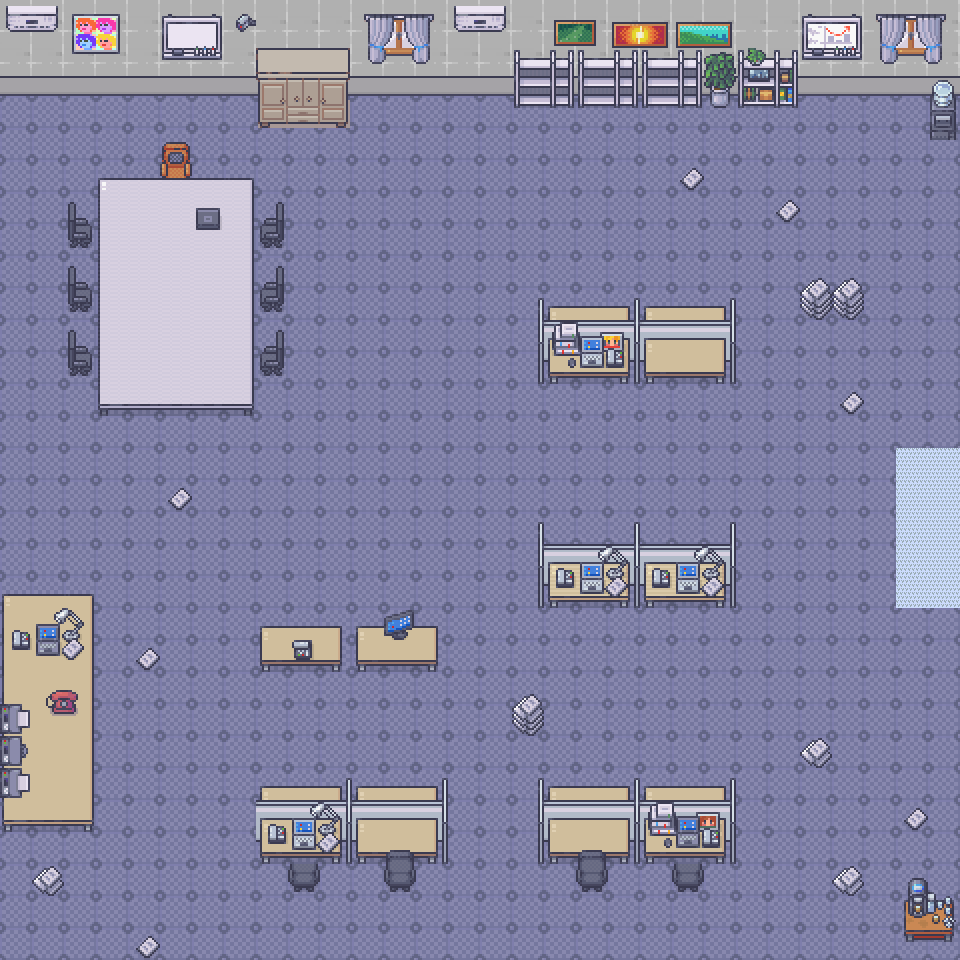

A 2D game scene composited from a Tiled map and its tileset images. What follows is a short description and the map's XML, with each tile layer's data collapsed to a summary:
An orthogonal 30x30 tile map with 32x32 px tiles, 8 tile layers (groundLayer, wall, wall2, furniture, ...), 7 tilesets and 9 objects (spray, start, cockroach, cockroach2, cockroach3, ...).

<map version="1.10" tiledversion="1.10.2" orientation="orthogonal" renderorder="right-down" width="30" height="30" tilewidth="32" tileheight="32" infinite="0" nextlayerid="18" nextobjectid="29">
 <editorsettings>
  <export target="assets/level1.tmj" format="json" />
 </editorsettings>
 <tileset firstgid="1" name="17_Visibile_Upstairs_System_32x32" tilewidth="32" tileheight="32" tilecount="432" columns="16">
  <image source="assets/17_Visibile_Upstairs_System_32x32.png" trans="ff00ff" width="512" height="864" />
 </tileset>
 <tileset firstgid="433" name="14_Basement_32x32" tilewidth="32" tileheight="32" tilecount="800" columns="16">
  <image source="assets/14_Basement_32x32.png" trans="ff00ff" width="512" height="1600" />
 </tileset>
 <tileset firstgid="1233" name="defimon3" tilewidth="32" tileheight="32" tilecount="848" columns="16">
  <image source="assets/defimon3.png" trans="ff00ff" width="512" height="1696" />
 </tileset>
 <tileset firstgid="2081" name="TileAndStone" tilewidth="32" tileheight="32" tilecount="1944" columns="36">
  <image source="assets/TileAndStone.png" trans="ff00ff" width="1152" height="1728" />
 </tileset>
 <tileset firstgid="4025" name="1_Generic_32x32" tilewidth="32" tileheight="32" tilecount="1248" columns="16">
  <image source="assets/1_Generic_32x32.png" trans="ff00ff" width="512" height="2496" />
 </tileset>
 <tileset firstgid="5273" name="18_Jail_32x32" tilewidth="32" tileheight="32" tilecount="720" columns="16">
  <image source="assets/18_Jail_32x32.png" trans="ff00ff" width="512" height="1440" />
 </tileset>
 <tileset firstgid="5993" name="Carpet" tilewidth="32" tileheight="32" tilecount="960" columns="60">
  <image source="assets/Carpet.png" trans="ff00ff" width="1920" height="512" />
 </tileset>
 <layer id="1" name="groundLayer" width="30" height="30">
  <data>[900 cells, 900 non-empty, 2 distinct tile ids]</data>
 </layer>
 <layer id="6" name="wall" width="30" height="30">
  <data>[900 cells, 90 non-empty, 1 distinct tile ids]</data>
 </layer>
 <layer id="7" name="wall2" width="30" height="30">
  <data>[900 cells, 31 non-empty, 2 distinct tile ids]</data>
 </layer>
 <layer id="12" name="furniture" width="30" height="30">
  <data>[900 cells, 104 non-empty, 72 distinct tile ids]</data>
 </layer>
 <layer id="8" name="chairtable" width="30" height="30">
  <data>[900 cells, 74 non-empty, 18 distinct tile ids]</data>
 </layer>
 <layer id="13" name="furniture2" width="30" height="30">
  <data>[900 cells, 110 non-empty, 37 distinct tile ids]</data>
 </layer>
 <layer id="9" name="chairtable2" width="30" height="30">
  <data>[900 cells, 92 non-empty, 31 distinct tile ids]</data>
 </layer>
 <layer id="10" name="computer" width="30" height="30">
  <data>[900 cells, 56 non-empty, 40 distinct tile ids]</data>
 </layer>
 <objectgroup id="16" name="objectLayer">
  <object id="5" name="spray" x="426.983" y="130.467">
   <point />
  </object>
  <object id="9" name="start" x="881.245" y="543.217">
   <point />
  </object>
  <object id="11" name="cockroach" x="132.839" y="753.15">
   <point />
  </object>
  <object id="13" name="cockroach2" x="479.17" y="923.944">
   <point />
  </object>
  <object id="14" name="cockroach3" x="900.222" y="751.964">
   <point />
  </object>
  <object id="22" name="electric3" x="521.868" y="246.701">
   <point />
  </object>
  <object id="23" name="electric2" x="748.406" y="594.218">
   <point />
  </object>
  <object id="25" name="electric" x="222.98" y="462.565">
   <point />
  </object>
  <object id="28" name="cockroach4" x="890.734" y="116.234">
   <point />
  </object>
 </objectgroup>
</map>
